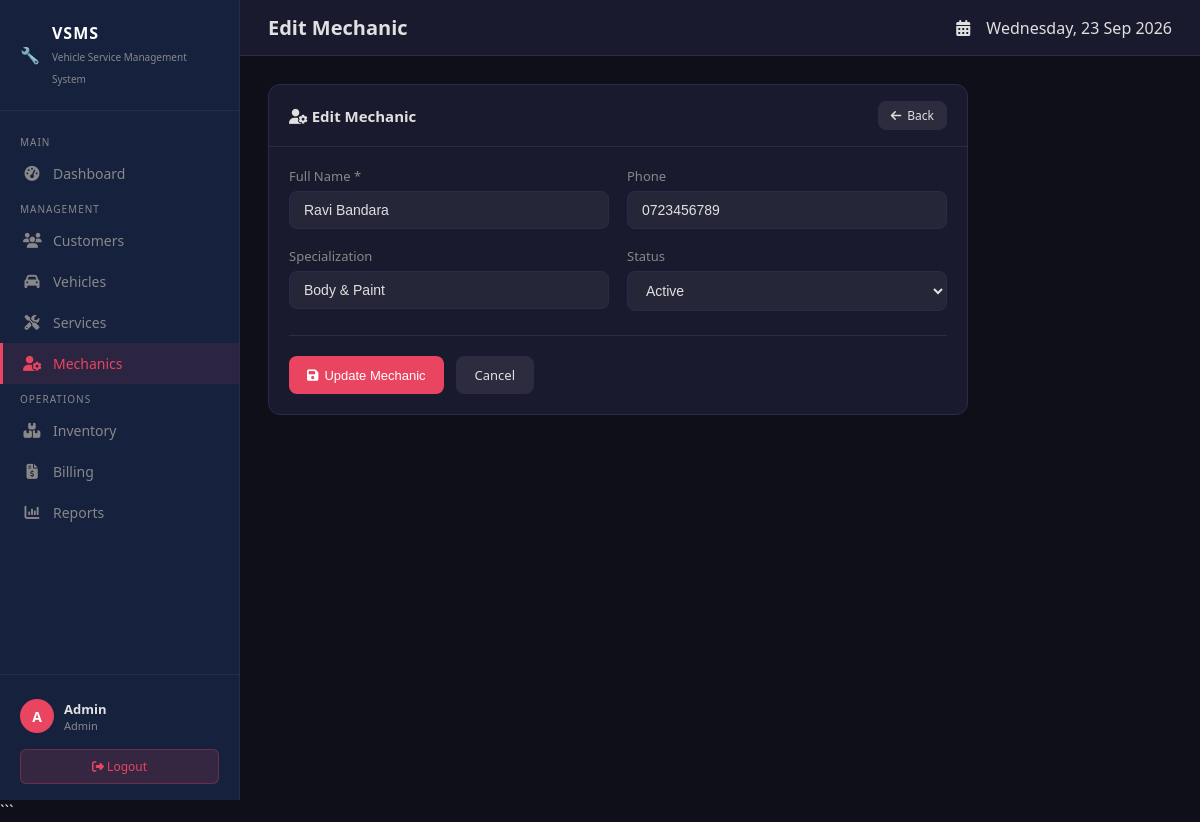
/modules/mechanics/edit.php?id=2 (signed in), run on the app's committed database.
### tables this page shows
CREATE TABLE IF NOT EXISTS mechanics (
  mechanic_id   INT AUTO_INCREMENT PRIMARY KEY,
  name          VARCHAR(100) NOT NULL,
  phone         VARCHAR(20),
  specialization VARCHAR(100),
  status        ENUM('Active','Inactive') DEFAULT 'Active',
  created_at    DATETIME DEFAULT CURRENT_TIMESTAMP
);

### modules/mechanics/edit.php (the view, shortened to what this page needs)
<?php
require_once $_SERVER["DOCUMENT_ROOT"]."/vsms/includes/header.php";
$id = (int)($_GET['id'] ?? 0);
$stmt = $pdo->prepare("
    SELECT *
    FROM mechanics
    WHERE mechanic_id = ?
");
$stmt->execute([$id]);
$mechanic = $stmt->fetch(PDO::FETCH_ASSOC);
$data = ($_SERVER['REQUEST_METHOD'] === 'POST')
    ? $_POST
    : $mechanic;
?>
<div class="card" style="max-width:700px">
    <div class="card-header">
        <h3>
            <i class="fas fa-user-cog"></i>
            Edit Mechanic
        </h3>
        <a href="index.php" class="btn btn-secondary btn-sm">
            <i class="fas fa-arrow-left"></i>
            Back
        </a>
    </div>
    <div class="card-body">
        <form method="POST">
            <div class="form-grid">
                <div class="form-group">
                    <label>Full Name *</label>
                    <input
                        type="text"
                        name="name"
                        class="form-control"
                        value="<?= htmlspecialchars($data['name']) ?>"
                        required>
                </div>
                <div class="form-group">
                    <label>Phone</label>
                    <input
                        type="text"
                        name="phone"
                        class="form-control"
                        value="<?= htmlspecialchars($data['phone']) ?>">
                </div>
                <div class="form-group">
                    <label>Specialization</label>
                    <input
                        type="text"
                        name="specialization"
                        class="form-control"
                        value="<?= htmlspecialchars($data['specialization']) ?>">
                </div>
                <div class="form-group">
                    <label>Status</label>
                    <select name="status" class="form-control">
                        <option value="Active"
                            <?= ($data['status'] == 'Active') ? 'selected' : '' ?>>
                            Active
                        </option>
                    </select>
                </div>
            </div>
            <div class="form-actions">
                <button type="submit" class="btn btn-primary">
                    <i class="fas fa-save"></i>
                    Update Mechanic
                </button>
                <a href="index.php" class="btn btn-secondary">
                    Cancel
                </a>
            </div>
        </form>
    </div>
</div>
<?php require_once $_SERVER["DOCUMENT_ROOT"]."/vsms/includes/footer.php"; ?>

### assets/style.css (style rules this page uses)
* { margin: 0; padding: 0; box-sizing: border-box; }
:root { --bg-dark: #0f0f1a; --bg-card: #1a1a2e; --bg-sidebar: #16213e; --accent: #0f3460; --primary: #e94560; --success: #00d084; --warning: #ffb347; --info: #4fc3f7; --text: #e0e0e0; --text-muted: #888; --border: #2a2a4a; }
body { font-family: 'Segoe UI', Tahoma, sans-serif; background: var(--bg-dark); color: var(--text); min-height: 100vh; }
.card { background: var(--bg-card); border: 1px solid var(--border); border-radius: 12px; overflow: hidden; }
.card-header { padding: 16px 20px; border-bottom: 1px solid var(--border); display: flex; align-items: center; justify-content: space-between; }
.card-header h3 { font-size: 15px; font-weight: 600; }
.card-body { padding: 20px; }
.btn { display: inline-flex; align-items: center; gap: 6px; padding: 9px 18px; border-radius: 8px; border: none; cursor: pointer; font-size: 13px; font-weight: 500; text-decoration: none; transition: all 0.2s; }
.btn-primary { background: var(--primary); color: #fff; }
.btn-secondary { background: rgba(255,255,255,0.08); color: var(--text); border: 1px solid var(--border); }
.btn-sm { padding: 5px 12px; font-size: 12px; }
.form-grid { display: grid; grid-template-columns: repeat(auto-fit, minmax(260px, 1fr)); gap: 18px; }
.form-group { display: flex; flex-direction: column; gap: 6px; }
.form-group label { font-size: 13px; color: var(--text-muted); font-weight: 500; }
.form-control { background: rgba(255,255,255,0.05); border: 1px solid var(--border); border-radius: 8px; color: var(--text); padding: 10px 14px; font-size: 14px; transition: border-color 0.2s; width: 100%; }
.form-control option { background: var(--bg-card); }
.form-actions { display: flex; gap: 12px; margin-top: 24px; padding-top: 20px; border-top: 1px solid var(--border); }

### data on the page
mechanics: name "Ravi Bandara", phone "0723456789", specialization "Body & Paint", status "Active"

### other printed values
substr($_SESSION['user_name'] ?? 'U', 0, 1) "A"
$_SESSION['user_name'] "Admin"
$_SESSION['user_role'] "Admin"
$pageTitle "Edit Mechanic"
